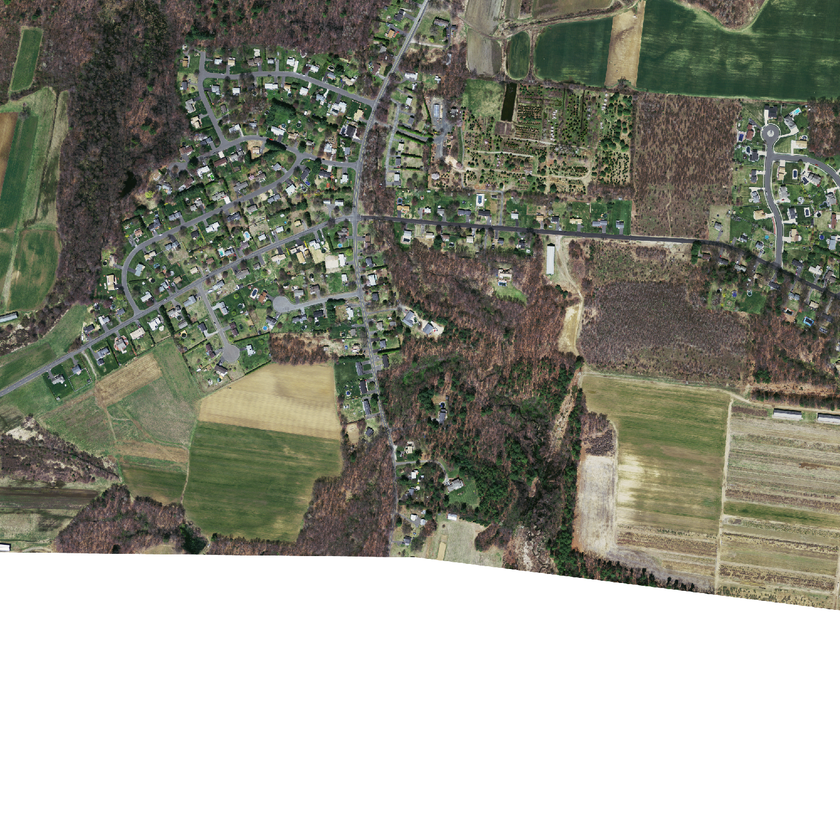
#> input picture data/raw/preview/images/10078660_15.png, 840 x 840 px, shrunk from 1500 x 1500 before the run, found by its file name
$ python load_image.py
#> lines starting #> are read from the running program, lines starting #| are printed output that depends on the picture
import cv2
import os
import matplotlib.pyplot as plt
image_path = r"C:\Users\BIT\OneDrive\Desktop\road-extraction-unet-main\data\raw\preview\images\10078660_15.png"
mask_path = r"C:\Users\BIT\OneDrive\Desktop\road-extraction-unet-main\data\raw\preview\masks\10078660_15.png"
if not os.path.exists(image_path):
    print(f"Image file not found: {image_path}")
else:
    print(f"Image file found: {image_path}")

if not os.path.exists(mask_path):
    print(f" Mask file not found: {mask_path}")
else:
    print(f" Mask file found: {mask_path}")
image = cv2.imread(image_path)
#> image is the input picture: shape (840, 840, 3); mean B, G, R 139.3, 151.2, 150
mask = cv2.imread(mask_path, cv2.IMREAD_GRAYSCALE)
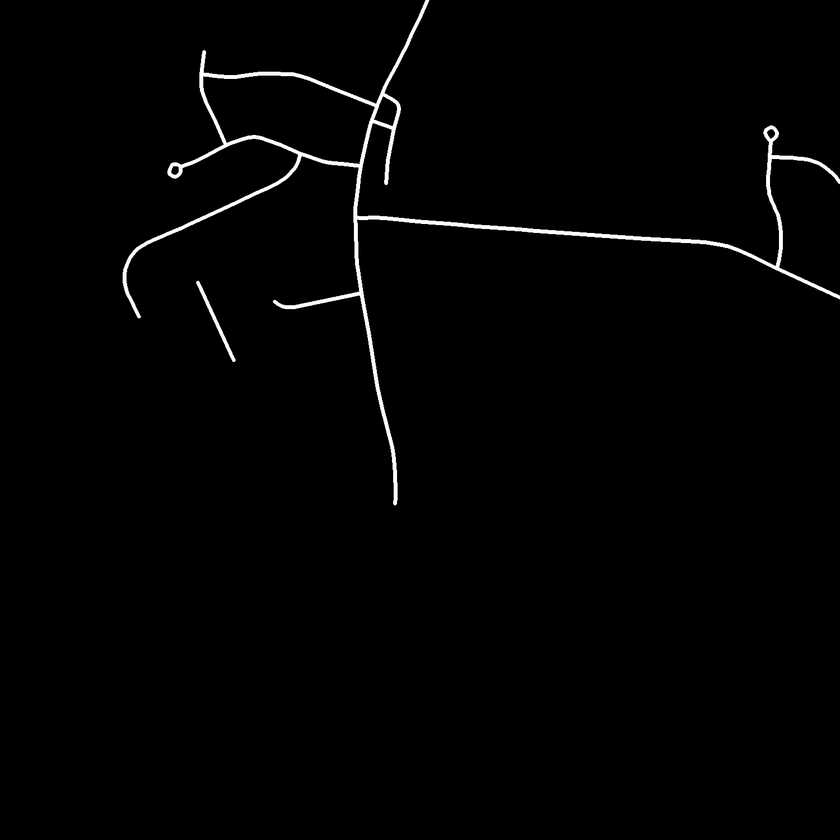
#> input picture data/raw/preview/masks/10078660_15.png, 840 x 840 px, shrunk from 1500 x 1500 before the run, found by its file name
#> mask is the input picture: shape (840, 840); min 0, max 255, mean 3.2
if image is not None:
    image = image / 255.0
if image is not None and mask is not None:
    plt.figure(figsize=(10, 5))
    plt.subplot(1, 2, 1)
    plt.imshow(image)
    plt.title("Satellite Image")
    plt.axis('off')

    plt.subplot(1, 2, 2)
    plt.imshow(mask, cmap='gray')
    plt.title("Mask Image")
    plt.axis('off')
    plt.show()
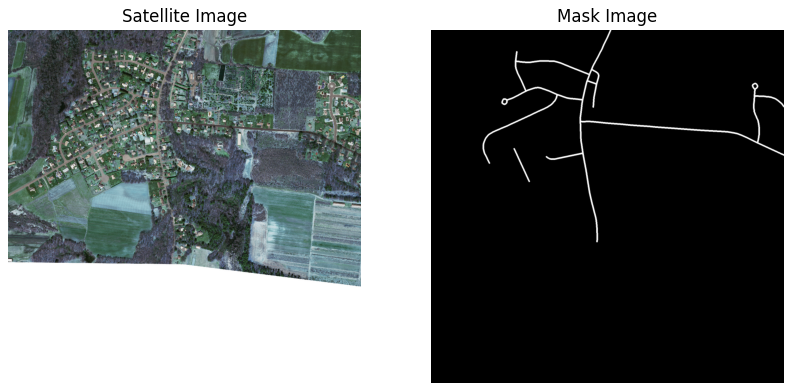
#> figure drawn by matplotlib, 2 panels; B, G, R data is drawn as R, G, B
else:
    print("Image or mask not loaded. Please check the file paths and file integrity.")
